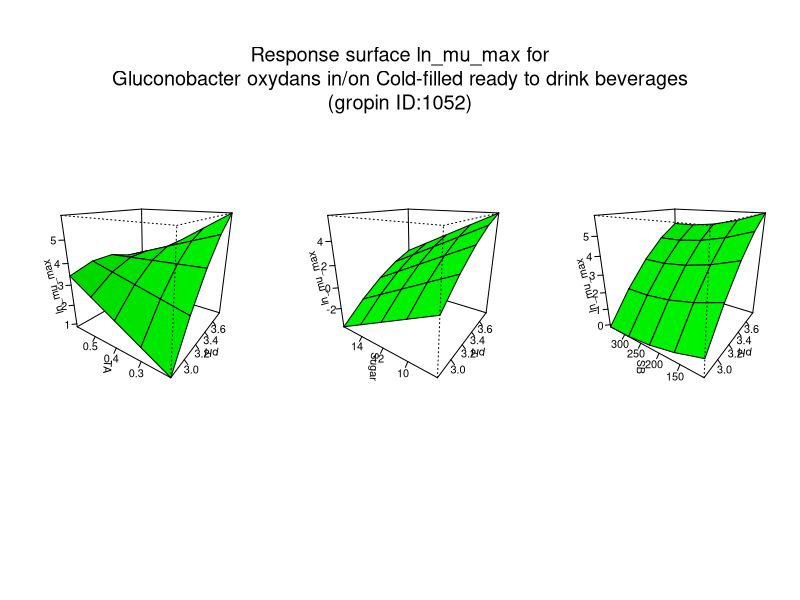

Recreate this plot in R.
#############################
# start of Parameter script
#############################
pH <- seq(2.8028,3.7962037962038,length.out=5)
TA <- seq(0.2002,0.599400599400599,length.out=5)
Sugar <- seq(8.008,15.984015984016,length.out=5)
SB <- seq(100.1,349.65034965035,length.out=5)
PS <- seq(100.1,349.65034965035,length.out=5)
#############################
# end of Parameter script
#############################
############################# 
# start of Model script Gropin ID 1052 
#############################
 
# constant coefficients for this model
 
variables <- data.frame(pH,TA,Sugar,SB,PS)
argumentsPar <- unique.data.frame(expand.grid(variables))
 
# heart of the model
response_surface <- function(pH,TA,Sugar,SB,PS) {
   mumax <-(-42.43177+24.97906*pH+46.76338*TA-0.77329*Sugar-0.03119*PS-0.00790*SB-2.70679*(pH^2)-14.36986*pH*TA+0.00926*PS*pH+0.00179*PS*Sugar-0.00004*(PS^2)-0.00005*SB*PS+0.00002*(SB^2))

	return(mumax=mumax)
} 

# output parameters
responseSurface <- cbind(argumentsPar,response_surface(argumentsPar['pH'],argumentsPar['TA'],argumentsPar['Sugar'],argumentsPar['SB'],argumentsPar['PS']))
colnames(responseSurface) <- c(colnames(argumentsPar),'lnmumax')
#############################
# End of Model script
#############################
############################# 
# start of Visualisation script Gropin ID 1052 
#############################
titleText <-'Response surface ln_mu_max for
Gluconobacter oxydans in/on Cold-filled ready to drink beverages
(gropin ID:1052)'
argPar1 <- unique.data.frame(expand.grid(pH,TA))
argPar2 <- unique.data.frame(expand.grid(pH,Sugar))
argPar3 <- unique.data.frame(expand.grid(pH,SB))
z1 <- matrix(unlist(response_surface(pH = argPar1[1],TA = argPar1[2],Sugar = Sugar[1],SB = SB[1],PS = PS[1])),nrow=5)
z2 <- matrix(unlist(response_surface(pH = argPar2[1],Sugar = argPar2[2],TA = TA[1],SB = SB[1],PS = PS[1])),nrow=5)
z3 <- matrix(unlist(response_surface(pH = argPar3[1],SB = argPar3[2],TA = TA[1],Sugar = Sugar[1],PS = PS[1])),nrow=5)
# adding precaution if response surface is zero
myZLim1 <- range(z1)
if(myZLim1[1] == myZLim1[2]) myZLim1[2] <- myZLim1[2]+1
myZLim2 <- range(z2)
if(myZLim2[1] == myZLim2[2]) myZLim2[2] <- myZLim2[2]+1
myZLim3 <- range(z3)
if(myZLim3[1] == myZLim3[2]) myZLim3[2] <- myZLim3[2]+1
if(length(pH)>1 & length(TA)>1 & length(Sugar)>1 & length(SB)>1 & length(PS)>1) {
	par(mfrow = c(1,3))
	persp(pH,TA,z1,col = 'green',xlab='pH',ylab='TA',zlab='ln_mu_max',zlim=myZLim1,theta=305,phi=20,shade=0.25,ticktype = 'detailed')
	persp(pH,Sugar,z2,col = 'green',xlab='pH',ylab='Sugar',zlab='ln_mu_max',zlim=myZLim2,theta=305,phi=20,shade=0.25,ticktype = 'detailed')
	persp(pH,SB,z3,col = 'green',xlab='pH',ylab='SB',zlab='ln_mu_max',zlim=myZLim3,theta=305,phi=20,shade=0.25,ticktype = 'detailed')
	mtext(titleText,outer=T,  cex=1.2, line=-8.5, side=3)
} else {
		myPars <- unique.data.frame(expand.grid(pH,TA,Sugar,SB,PS))
		myZ <-matrix(unlist(response_surface(myPars[,1],myPars[,2],myPars[,3],myPars[,4],myPars[,5])),nrow=5)
		myZLim <- range(myZ)
if(myZLim[1] == myZLim[2]) myZLim[2] <- myZLim[2]+1
	if(length(Sugar)==1 & length(SB)==1 & length(PS)==1) {
		persp(pH,TA,myZ,col = 'green',xlab='pH',ylab='TA',zlab='ln_mu_max',main=titleText,sub=paste('other variable: Sugar =',round(Sugar,digits = 2), 'SB =',round(SB,digits = 2), 'PS =',round(PS,digits = 2)),zlim=myZLim,theta=305,phi=20,shade=0.25,ticktype = 'detailed')
	}
	if(length(TA)==1 & length(SB)==1 & length(PS)==1) {
		persp(pH,Sugar,myZ,col = 'green',xlab='pH',ylab='Sugar',zlab='ln_mu_max',main=titleText,sub=paste('other variable: TA =',round(TA,digits = 2), 'SB =',round(SB,digits = 2), 'PS =',round(PS,digits = 2)),zlim=myZLim,theta=305,phi=20,shade=0.25,ticktype = 'detailed')
	}
	if(length(TA)==1 & length(Sugar)==1 & length(PS)==1) {
		persp(pH,SB,myZ,col = 'green',xlab='pH',ylab='SB',zlab='ln_mu_max',main=titleText,sub=paste('other variable: TA =',round(TA,digits = 2), 'Sugar =',round(Sugar,digits = 2), 'PS =',round(PS,digits = 2)),zlim=myZLim,theta=305,phi=20,shade=0.25,ticktype = 'detailed')
	}
	if(length(TA)==1 & length(Sugar)==1 & length(SB)==1) {
		persp(pH,PS,myZ,col = 'green',xlab='pH',ylab='PS',zlab='ln_mu_max',main=titleText,sub=paste('other variable: TA =',round(TA,digits = 2), 'Sugar =',round(Sugar,digits = 2), 'SB =',round(SB,digits = 2)),zlim=myZLim,theta=305,phi=20,shade=0.25,ticktype = 'detailed')
	}
	if(length(pH)==1 & length(SB)==1 & length(PS)==1) {
		persp(TA,Sugar,myZ,col = 'green',xlab='TA',ylab='Sugar',zlab='ln_mu_max',main=titleText,sub=paste('other variable: pH =',round(pH,digits = 2), 'SB =',round(SB,digits = 2), 'PS =',round(PS,digits = 2)),zlim=myZLim,theta=305,phi=20,shade=0.25,ticktype = 'detailed')
	}
	if(length(pH)==1 & length(Sugar)==1 & length(PS)==1) {
		persp(TA,SB,myZ,col = 'green',xlab='TA',ylab='SB',zlab='ln_mu_max',main=titleText,sub=paste('other variable: pH =',round(pH,digits = 2), 'Sugar =',round(Sugar,digits = 2), 'PS =',round(PS,digits = 2)),zlim=myZLim,theta=305,phi=20,shade=0.25,ticktype = 'detailed')
	}
	if(length(pH)==1 & length(Sugar)==1 & length(SB)==1) {
		persp(TA,PS,myZ,col = 'green',xlab='TA',ylab='PS',zlab='ln_mu_max',main=titleText,sub=paste('other variable: pH =',round(pH,digits = 2), 'Sugar =',round(Sugar,digits = 2), 'SB =',round(SB,digits = 2)),zlim=myZLim,theta=305,phi=20,shade=0.25,ticktype = 'detailed')
	}
	if(length(pH)==1 & length(TA)==1 & length(PS)==1) {
		persp(Sugar,SB,myZ,col = 'green',xlab='Sugar',ylab='SB',zlab='ln_mu_max',main=titleText,sub=paste('other variable: pH =',round(pH,digits = 2), 'TA =',round(TA,digits = 2), 'PS =',round(PS,digits = 2)),zlim=myZLim,theta=305,phi=20,shade=0.25,ticktype = 'detailed')
	}
	if(length(pH)==1 & length(TA)==1 & length(SB)==1) {
		persp(Sugar,PS,myZ,col = 'green',xlab='Sugar',ylab='PS',zlab='ln_mu_max',main=titleText,sub=paste('other variable: pH =',round(pH,digits = 2), 'TA =',round(TA,digits = 2), 'SB =',round(SB,digits = 2)),zlim=myZLim,theta=305,phi=20,shade=0.25,ticktype = 'detailed')
	}
	if(length(pH)==1 & length(TA)==1 & length(Sugar)==1) {
		persp(SB,PS,myZ,col = 'green',xlab='SB',ylab='PS',zlab='ln_mu_max',main=titleText,sub=paste('other variable: pH =',round(pH,digits = 2), 'TA =',round(TA,digits = 2), 'Sugar =',round(Sugar,digits = 2)),zlim=myZLim,theta=305,phi=20,shade=0.25,ticktype = 'detailed')
	}
}
#############################
# End of Visualisation script
#############################
